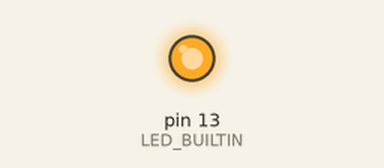
Recording of a sketch running on a simulated Arduino Uno, built with avr-gcc and run on an emulated ATmega328P. Shown: output pins drawn as LEDs (lit = HIGH).

Above: at 0.4 s.
At 18.8 s:
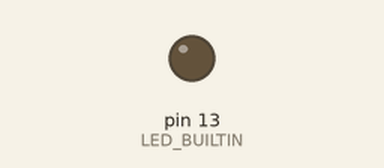
Timing chart, 0 to 25.7 s (numbered marks = the images above):
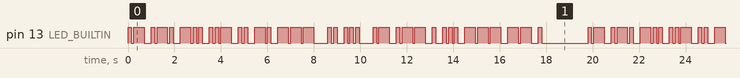

The sketch:

morse-code.ino
```cpp
/**
  Morse Code for Arduino

  Author: Felipe Albanez Contin
  Date:   03/26/2020
*/

/*-------------------------
 * Message
 *-----------------------*/

const char message[] = "Arduino is awesome";

/*-------------------------
 * Frequency (ms)
 *-----------------------*/

const int dot = 150;  // dot duration
const int dash = 450; // dash duration

const int perSignal = 100; // delay of dots and dashs
const int perSymbol = 300; // delay of letters and numbers

const int perWord = 600; // delay of space

const int perMessage = 2000; // delay of message loop

/*-------------------------
 * Morse code
 *-----------------------*/

const char morse[36][5] = {
  {'.', '-'},
  {'-', '.', '.', '.'},
  {'-', '.', '-', '.'},
  {'-', '.', '.'},
  {'.'},
  {'.', '.', '-', '.'},
  {'-', '-', '.'},
  {'.', '.', '.', '.'},
  {'.', '.'},
  {'.', '-', '-', '-'},
  {'-', '.', '-'},
  {'.', '-', '.', '.'},
  {'-', '-'},
  {'-', '.'},
  {'-', '-', '-'},
  {'.', '-', '-', '.'},
  {'-', '-', '.', '-'},
  {'.', '-', '.'},
  {'.', '.', '.'},
  {'-'},
  {'.', '.', '-'},
  {'.', '.', '.', '-'},
  {'.', '-', '-'},
  {'-', '.', '.', '-'},
  {'-', '.', '-', '-'},
  {'-', '-', '.', '.'},
  {'.', '-', '-', '-', '-'},
  {'.', '.', '-', '-', '-'},
  {'.', '.', '.', '-', '-'},
  {'.', '.', '.', '.', '-'},
  {'.', '.', '.', '.', '.'},
  {'-', '.', '.', '.', '.'},
  {'-', '-', '.', '.', '.'},
  {'-', '-', '-', '.', '.'},
  {'-', '-', '-', '-', '.'},
  {'-', '-', '-', '-', '-'}
};

/*-------------------------
 * Alphabet and Numbers
 *-----------------------*/


const char symbols[36] = {'a', 'b', 'c', 'd', 'e', 'f',
                          'g', 'h', 'i', 'j', 'k', 'l',
                          'm', 'n', 'o', 'p', 'q', 'r',
                          's', 't', 'u', 'v', 'w', 'x',
                          'y', 'z', '1', '2', '3', '4',
                          '5', '6', '7', '8', '9', '0'};

/*-------------------------
 * Functions
 *-----------------------*/

int getIndexOfSymbol(char c){
    for(int i = 0; i < 36; i++){
        if(tolower(c) == symbols[i]){
            return i;
        }
    }
    return -1;
}

int countString(const char *string){
  const char *lastAddress = string;

  while(*lastAddress)
    ++lastAddress;

  return lastAddress - string;
}

int dotOrDash(char c){
  return c == '.' ? 0 : (c == '-' ? 1 : -1);
}

/*---------------------
 * Setup
 *-------------------*/

void setup() {
  pinMode(LED_BUILTIN, OUTPUT);
}

/*---------------------
 * Loop
 *-------------------*/

void loop() {

   for (int i = 0; i < (int) sizeof(message) - 1; i++){

      if(message[i] == ' '){ // for spaces in message
        delay(perWord - perSymbol);
        continue;
      }

      const char *currentSymbolCode = morse[getIndexOfSymbol(message[i])]; // get morse code from current letter or number

      for(int j = 0; j < countString(currentSymbolCode); j++){

        digitalWrite(LED_BUILTIN, HIGH);
        delay(dotOrDash(currentSymbolCode[j]) ? dash : dot);

        digitalWrite(LED_BUILTIN, LOW);
        delay(perSignal);

      }

      delay(perSymbol - perSignal);
  }

  delay(perMessage - perSymbol);
}
```

Measured:
- by itself, pin 13 (LED_BUILTIN): moves between LOW and HIGH, repeating every 19.8 s
- by itself, everything shown: repeats every 19.8 s, in 76 steps
